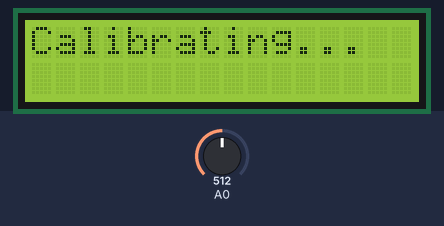
The sketch below on a simulated Arduino Uno, built with avr-gcc and run on an emulated ATmega328P. Parts: 16×2 character LCD. The inputs (shaded band) are chosen by the test bench; at power-on: A0 = 512.

Above: at 0.1 s.
At 25.2 s:
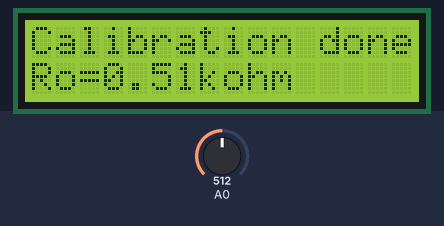
At 27.25 s:
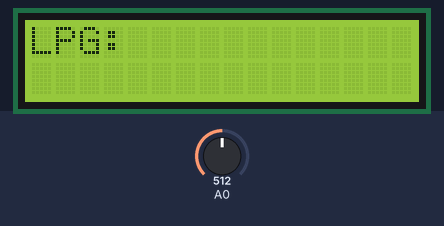
At 28.0 s:
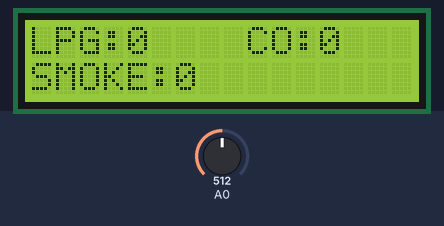

The sketch:

MQ2_Test.ino
```cpp
#define         MQ_PIN                       (0)     //define which  analog input channel you are going to use
#define         RL_VALUE                     (5)     //define the load resistance on the board, in kilo ohms
#define         RO_CLEAN_AIR_FACTOR          (9.83)  //RO_CLEAR_AIR_FACTOR=(Sensor resistance in clean air)/RO,
                                                     //which is derived from the  chart in datasheet

/**********************Software Related Macros***********************************/
#define         CALIBARAION_SAMPLE_TIMES     (50)    //define how many samples you are  going to take in the calibration phase
#define         CALIBRATION_SAMPLE_INTERVAL  (500)   //define the time interal(in milisecond) between each samples in the
                                                     //cablibration phase
#define         READ_SAMPLE_INTERVAL         (50)    //define how many samples you are  going to take in normal operation
#define         READ_SAMPLE_TIMES            (5)     //define the time interal(in milisecond) between each samples in
#include <LiquidCrystal_I2C.h>

// const int rs = 12, en = 11, d4 = 5, d5 = 4, d6 = 3, d7  = 2;
// LiquidCrystal lcd(rs, en, d4, d5, d6, d7);                                                     //normal  operation

//LCD I2C declaration
const uint8_t lcdAddress = 0x3F;
const uint8_t lcd_cols = 16;
const uint8_t lcd_rows = 2;
LiquidCrystal_I2C lcd(lcdAddress, lcd_cols, lcd_rows);  //Defining 16 columns and 2 rows of lcd display

/*********************Application Related Macros*********************************/
#define         GAS_LPG                      (0)
#define         GAS_CO                       (1)
#define         GAS_SMOKE                    (2)

/****************************Globals**********************************************/
float           LPGCurve[3]  =  {2.3,0.21,-0.47};   //two points are taken from the curve.
                                                    //with these two points,  a line is formed which is "approximately equivalent"
                                                    //to  the original curve.
                                                    //data  format:{ x, y, slope}; point1: (lg200, 0.21), point2: (lg10000, -0.59)
float           COCurve[3]  =  {2.3,0.72,-0.34};    //two points are taken from the curve.
                                                    //with these two points,  a line is formed which is "approximately equivalent"
                                                    //to  the original curve.
                                                    //data  format:{ x, y, slope}; point1: (lg200, 0.72), point2: (lg10000,  0.15)
float           SmokeCurve[3] ={2.3,0.53,-0.44};    //two points are taken from the curve.
                                                    //with these two points,  a line is formed which is "approximately equivalent"
                                                    //to  the original curve.
                                                    //data  format:{ x, y, slope}; point1: (lg200, 0.53), point2: (lg10000,  -0.22)
float           Ro           =  10;                 //Ro is initialized to 10 kilo ohms


void lcdPrint(const char message[], int x, int y) {
  lcd.setCursor(x, y);
  lcd.print(message);
}

void setup() {
  Serial.begin(9600);                               //UART  setup, baudrate = 9600bps

  lcd.init();
  lcd.backlight();
  lcd.clear();

  lcd.print("Calibrating...");

  Ro = MQCalibration(MQ_PIN);                       //Calibrating the sensor. Please  make sure the sensor is in clean air

  lcd.clear();
  lcd.setCursor(0, 0);
  lcd.print("Calibration done");
  lcd.setCursor(0, 1);
  lcd.print("Ro=");
  lcd.print(Ro);
  lcd.print("kohm");

  delay(2000);
  lcd.clear();
}

void loop()
{
  lcd.setCursor(0, 0);
  lcd.print("LPG:");
  lcd.print(MQGetGasPercentage(MQRead(MQ_PIN)/Ro,GAS_LPG)  );
  //lcd.print( "ppm" );
  lcd.print("     ");
  lcd.setCursor(9, 0);
  lcd.print("CO:");
  lcd.print(MQGetGasPercentage(MQRead(MQ_PIN)/Ro,GAS_CO) );
  //lcd.print( "ppm"  );
  lcd.print("       ");
  lcd.setCursor(0, 1);
  lcd.print("SMOKE:");
  lcd.print(MQGetGasPercentage(MQRead(MQ_PIN)/Ro,GAS_SMOKE) );
  //lcd.print(  "ppm" );
  lcd.print("         ");
  delay(200);
}

/****************  MQResistanceCalculation **************************************
Input:   raw_adc  - raw value read from adc, which represents the voltage
Output:  the calculated  sensor resistance
Remarks: The sensor and the load resistor forms a voltage divider.  Given the voltage
         across the load resistor and its resistance, the resistance  of the sensor
         could be derived.
**********************************************************************************/
float MQResistanceCalculation(int raw_adc)
{
  return ( ((float)RL_VALUE*(1023-raw_adc)/raw_adc));
}

/*************************** MQCalibration **************************************
Input:   mq_pin - analog channel
Output:  Ro of the sensor
Remarks: This function  assumes that the sensor is in clean air. It use
         MQResistanceCalculation  to calculates the sensor resistance in clean air
         and then divides it  with RO_CLEAN_AIR_FACTOR. RO_CLEAN_AIR_FACTOR is about
         10, which differs  slightly between different sensors.
**********************************************************************************/
float MQCalibration(int mq_pin)
{
  int i;
  float val=0;

  for (i=0;i<CALIBARAION_SAMPLE_TIMES;i++) {            //take multiple samples
    val += MQResistanceCalculation(analogRead(mq_pin));
    delay(CALIBRATION_SAMPLE_INTERVAL);
  }
  val = val/CALIBARAION_SAMPLE_TIMES;                   //calculate the average  value

  val = val/RO_CLEAN_AIR_FACTOR;                        //divided  by RO_CLEAN_AIR_FACTOR yields the Ro
                                                        //according  to the chart in the datasheet

  return val;
}
/***************************  MQRead *******************************************
Input:   mq_pin - analog  channel
Output:  Rs of the sensor
Remarks: This function use MQResistanceCalculation  to caculate the sensor resistenc (Rs).
         The Rs changes as the sensor  is in the different consentration of the target
         gas. The sample times  and the time interval between samples could be configured
         by changing  the definition of the macros.
**********************************************************************************/
float MQRead(int mq_pin)
{
  int i;
  float rs=0;

  for (i=0;i<READ_SAMPLE_TIMES;i++)  {
    rs += MQResistanceCalculation(analogRead(mq_pin));
    delay(READ_SAMPLE_INTERVAL);
  }

  rs = rs/READ_SAMPLE_TIMES;

  return rs;
}

/***************************  MQGetGasPercentage ********************************
Input:   rs_ro_ratio -  Rs divided by Ro
         gas_id      - target gas type
Output:  ppm of the  target gas
Remarks: This function passes different curves to the MQGetPercentage  function which
         calculates the ppm (parts per million) of the target  gas.
**********************************************************************************/
int MQGetGasPercentage(float rs_ro_ratio, int gas_id)
{
  if ( gas_id  == GAS_LPG ) {
     return MQGetPercentage(rs_ro_ratio,LPGCurve);
  } else  if ( gas_id == GAS_CO ) {
     return MQGetPercentage(rs_ro_ratio,COCurve);
  } else if ( gas_id == GAS_SMOKE ) {
     return MQGetPercentage(rs_ro_ratio,SmokeCurve);
  }

  return 0;
}

/***************************  MQGetPercentage  ********************************
Input:   rs_ro_ratio - Rs divided by Ro
         pcurve      - pointer to the curve of the target gas
Output:  ppm of  the target gas
Remarks: By using the slope and a point of the line. The x(logarithmic  value of ppm)
         of the line could be derived if y(rs_ro_ratio) is provided.  As it is a
         logarithmic coordinate, power of 10 is used to convert the  result to non-logarithmic
         value.
**********************************************************************************/
int  MQGetPercentage(float rs_ro_ratio, float *pcurve)
{
  return (pow(10,(  ((log(rs_ro_ratio)-pcurve[1])/pcurve[2]) + pcurve[0])));
}
```

Measured:
- what the display in image 1 shows lasts 2.0 s, from 25.1 s to 27.1 s
